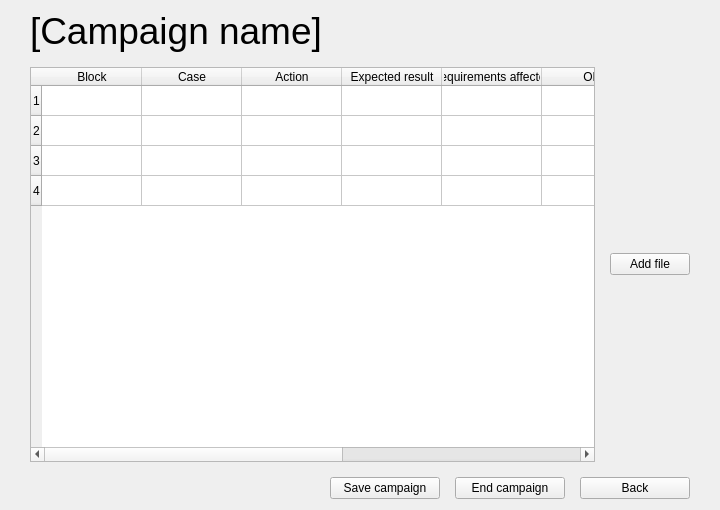
<?xml version="1.0" encoding="UTF-8"?>
<ui version="4.0">
 <class>execution_campaign</class>
 <widget class="QWidget" name="execution_campaign">
  <property name="geometry">
   <rect>
    <x>0</x>
    <y>0</y>
    <width>720</width>
    <height>510</height>
   </rect>
  </property>
  <property name="windowTitle">
   <string>Form</string>
  </property>
  <layout class="QVBoxLayout" name="verticalLayout">
   <property name="spacing">
    <number>15</number>
   </property>
   <property name="leftMargin">
    <number>30</number>
   </property>
   <property name="topMargin">
    <number>10</number>
   </property>
   <property name="rightMargin">
    <number>30</number>
   </property>
   <item>
    <widget class="QLabel" name="lbl_campaign">
     <property name="font">
      <font>
       <pointsize>28</pointsize>
      </font>
     </property>
     <property name="text">
      <string>[Campaign name]</string>
     </property>
     <property name="wordWrap">
      <bool>true</bool>
     </property>
    </widget>
   </item>
   <item>
    <layout class="QHBoxLayout" name="hlayout_table" stretch="0,0">
     <item>
      <widget class="QTableWidget" name="tbl_steps">
       <property name="rowCount">
        <number>4</number>
       </property>
       <row/>
       <row/>
       <row/>
       <row/>
       <column>
        <property name="text">
         <string>Block</string>
        </property>
       </column>
       <column>
        <property name="text">
         <string>Case</string>
        </property>
       </column>
       <column>
        <property name="text">
         <string>Action</string>
        </property>
       </column>
       <column>
        <property name="text">
         <string>Expected result</string>
        </property>
       </column>
       <column>
        <property name="text">
         <string>Requirements affected</string>
        </property>
       </column>
       <column>
        <property name="text">
         <string>OK</string>
        </property>
       </column>
       <column>
        <property name="text">
         <string>NO OK</string>
        </property>
       </column>
       <column>
        <property name="text">
         <string>Comments</string>
        </property>
       </column>
       <column>
        <property name="text">
         <string>Files</string>
        </property>
       </column>
      </widget>
     </item>
     <item>
      <widget class="QPushButton" name="btn_add_file">
       <property name="text">
        <string>Add file</string>
       </property>
      </widget>
     </item>
    </layout>
   </item>
   <item>
    <layout class="QHBoxLayout" name="hlayout_btn_campaign">
     <property name="leftMargin">
      <number>300</number>
     </property>
     <item>
      <widget class="QPushButton" name="btn_save_campaign">
       <property name="text">
        <string>Save campaign</string>
       </property>
      </widget>
     </item>
     <item>
      <widget class="QPushButton" name="btn_end_campaign">
       <property name="text">
        <string>End campaign</string>
       </property>
      </widget>
     </item>
     <item>
      <widget class="QPushButton" name="btn_back">
       <property name="text">
        <string>Back</string>
       </property>
      </widget>
     </item>
    </layout>
   </item>
  </layout>
 </widget>
 <resources/>
 <connections/>
</ui>
